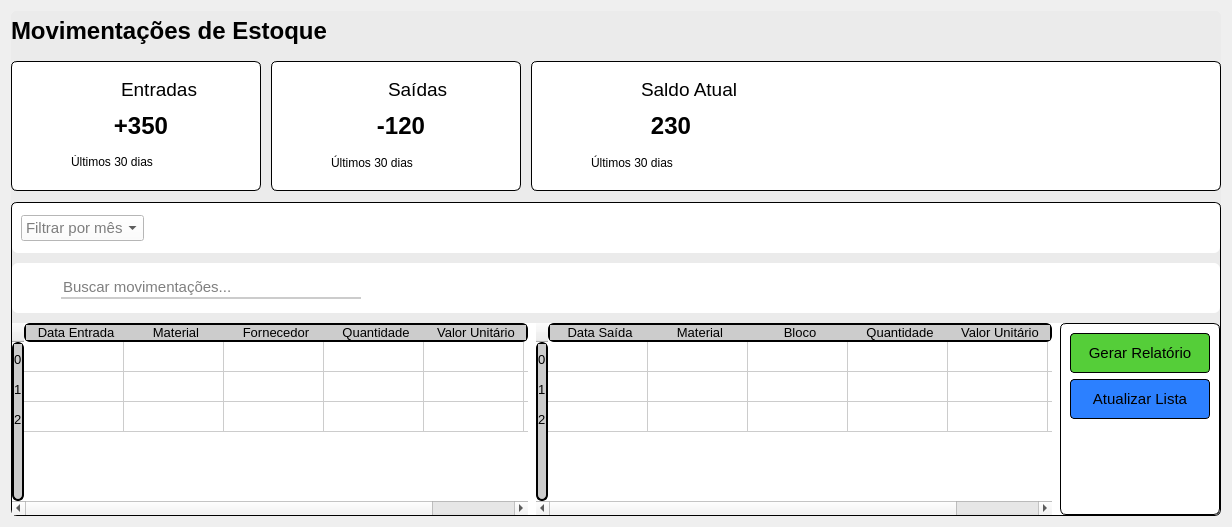
  <widget class="QWidget" name="materials_page">
   <property name="styleSheet">
    <string notr="true">#materials_page {
	background-color: rgb(235, 235, 235);
}
QFrame {
	background-color: rgb(255, 255, 255);
	border-radius: 6px;
	border: 1px solid black;	
}
#frame_11 {
	background-color: rgb(235, 235, 235);
	border: none;
}
#frame_19 {
	background-color: rgb(235, 235, 235);
}
#frame_15 {
	border: none;
}
#frame_16 {
	border: none;
}
#frame_17 {
	border: none;
}
QLabel {
	background-color: rgb(255, 255, 255);
	color: rgb(0, 0, 0);
	border: none;
}
#label_2 {
	background-color: rgb(235, 235, 235);
}
#label_4 {	
	background-color: rgb(255, 255, 255);
}
QComboBox {
	background-color: rgb(255, 255, 255);
	color: rgb(0, 0, 0);
}
QComboBox QAbstractItemView {
    background-color: rgb(50, 50, 50); /* Dark gray background */
    color: rgb(255, 255, 255);        /* White text color */
    selection-background-color: rgb(0, 120, 215); /* Color when an item is highlighted */
    selection-color: rgb(255, 255, 255);          /* Text color when highlighted */
}
QTableWidget {
	border: none;
	background-color: rgb(255, 255, 255);
	gridline-color: #cccccc;
	color: rgb(0, 0, 0);
}
QHeaderView {
	border: none;
	background-color: #cccccc;
	color: rgb(0, 0, 0);
	border: 2px solid black;
}
QHeaderView::section {
	border: none;
	background-color: #cccccc;
	color: rgb(0, 0, 0);
	font: 13px;
}
#txt_filtrar_mat_ent_sai {
	background-color: rgb(255, 255, 255);
	color: rgb(0, 0, 0);
	border: none;
	border-bottom: 2px solid #cccccc;
}
#txt_filtrar_mat_ent_sai:focus {
	border-bottom: 2px solid grey;
}
#btn_gerar_relatorio_ent_sai {
	background-color: rgb(85, 206, 57);
	border: 1px solid black;
	border-radius: 4px;
	color: rgb(0, 0, 0);
}
#btn_gerar_relatorio_ent_sai:hover {
	background-color: rgb(67, 159, 44);
}
#btn_atualizar_lista_materiais {
	background-color: rgb(44, 128, 255);
	border: 1px solid black;
	border-radius: 4px;
	color: rgb(0, 0, 0);
}
#btn_atualizar_lista_materiais:hover {
	background-color: rgb(30, 90, 147);
}

























</string>
   </property>
   <layout class="QHBoxLayout" name="horizontalLayout_10">
    <item>
     <widget class="QFrame" name="frame_11">
      <property name="frameShape">
       <enum>QFrame::Shape::StyledPanel</enum>
      </property>
      <property name="frameShadow">
       <enum>QFrame::Shadow::Raised</enum>
      </property>
      <layout class="QGridLayout" name="gridLayout_9">
       <property name="leftMargin">
        <number>0</number>
       </property>
       <property name="topMargin">
        <number>0</number>
       </property>
       <property name="rightMargin">
        <number>0</number>
       </property>
       <property name="bottomMargin">
        <number>0</number>
       </property>
       <property name="horizontalSpacing">
        <number>10</number>
       </property>
       <item row="4" column="0" colspan="3">
        <widget class="QFrame" name="frame_19">
         <property name="frameShape">
          <enum>QFrame::Shape::StyledPanel</enum>
         </property>
         <property name="frameShadow">
          <enum>QFrame::Shadow::Raised</enum>
         </property>
         <layout class="QVBoxLayout" name="verticalLayout_24">
          <property name="spacing">
           <number>10</number>
          </property>
          <property name="leftMargin">
           <number>0</number>
          </property>
          <property name="topMargin">
           <number>0</number>
          </property>
          <property name="rightMargin">
           <number>0</number>
          </property>
          <property name="bottomMargin">
           <number>0</number>
          </property>
          <item>
           <widget class="QFrame" name="frame_15">
            <property name="minimumSize">
             <size>
              <width>0</width>
              <height>50</height>
             </size>
            </property>
            <property name="maximumSize">
             <size>
              <width>16777215</width>
              <height>50</height>
             </size>
            </property>
            <property name="frameShape">
             <enum>QFrame::Shape::StyledPanel</enum>
            </property>
            <property name="frameShadow">
             <enum>QFrame::Shadow::Raised</enum>
            </property>
            <layout class="QHBoxLayout" name="horizontalLayout_8">
             <item>
              <widget class="QComboBox" name="cbox_filtrar_mes">
               <property name="font">
                <font>
                 <pointsize>11</pointsize>
                </font>
               </property>
               <property name="cursor">
                <cursorShape>PointingHandCursor</cursorShape>
               </property>
               <property name="currentText">
                <string/>
               </property>
               <property name="placeholderText">
                <string>Filtrar por mês</string>
               </property>
               <item>
                <property name="text">
                 <string>Filtrar por mês</string>
                </property>
               </item>
               <item>
                <property name="text">
                 <string>Janeiro</string>
                </property>
               </item>
               <item>
                <property name="text">
                 <string>Fevereiro</string>
                </property>
               </item>
               <item>
                <property name="text">
                 <string>Março</string>
                </property>
               </item>
               <item>
                <property name="text">
                 <string>Abril</string>
                </property>
               </item>
               <item>
                <property name="text">
                 <string>Maio</string>
                </property>
               </item>
               <item>
                <property name="text">
                 <string>Junho</string>
                </property>
               </item>
               <item>
                <property name="text">
                 <string>Julho</string>
                </property>
               </item>
               <item>
                <property name="text">
                 <string>Agosto</string>
                </property>
               </item>
               <item>
                <property name="text">
                 <string>Setembro</string>
                </property>
               </item>
               <item>
                <property name="text">
                 <string>Outubro</string>
                </property>
               </item>
               <item>
                <property name="text">
                 <string>Novembro</string>
                </property>
               </item>
               <item>
                <property name="text">
                 <string>Dezembro
</string>
                </property>
               </item>
              </widget>
             </item>
             <item>
              <spacer name="horizontalSpacer_10">
               <property name="orientation">
                <enum>Qt::Orientation::Horizontal</enum>
               </property>
               <property name="sizeHint" stdset="0">
                <size>
                 <width>40</width>
                 <height>20</height>
                </size>
               </property>
              </spacer>
             </item>
            </layout>
           </widget>
          </item>
          <item>
           <widget class="QFrame" name="frame_17">
            <property name="minimumSize">
             <size>
              <width>0</width>
              <height>50</height>
             </size>
            </property>
            <property name="maximumSize">
             <size>
              <width>16777215</width>
              <height>50</height>
             </size>
            </property>
            <property name="frameShape">
             <enum>QFrame::Shape::StyledPanel</enum>
            </property>
            <property name="frameShadow">
             <enum>QFrame::Shadow::Raised</enum>
            </property>
            <layout class="QHBoxLayout" name="horizontalLayout_11">
             <item>
              <layout class="QHBoxLayout" name="horizontalLayout_9">
               <property name="spacing">
                <number>10</number>
               </property>
               <item>
                <widget class="QLabel" name="label_4">
                 <property name="minimumSize">
                  <size>
                   <width>30</width>
                   <height>0</height>
                  </size>
                 </property>
                 <property name="maximumSize">
                  <size>
                   <width>30</width>
                   <height>16777215</height>
                  </size>
                 </property>
                 <property name="text">
                  <string>&lt;html&gt;&lt;head/&gt;&lt;body&gt;&lt;p&gt;&lt;img src=&quot;:/icons/icons/icon_search.png&quot;/&gt;&lt;/p&gt;&lt;/body&gt;&lt;/html&gt;</string>
                 </property>
                </widget>
               </item>
               <item>
                <widget class="QLineEdit" name="txt_filtrar_mat_ent_sai">
                 <property name="minimumSize">
                  <size>
                   <width>300</width>
                   <height>0</height>
                  </size>
                 </property>
                 <property name="maximumSize">
                  <size>
                   <width>300</width>
                   <height>16777215</height>
                  </size>
                 </property>
                 <property name="font">
                  <font>
                   <pointsize>11</pointsize>
                  </font>
                 </property>
                 <property name="placeholderText">
                  <string>Buscar movimentações...</string>
                 </property>
                </widget>
               </item>
              </layout>
             </item>
             <item>
              <spacer name="horizontalSpacer_9">
               <property name="orientation">
                <enum>Qt::Orientation::Horizontal</enum>
               </property>
               <property name="sizeType">
                <enum>QSizePolicy::Policy::Maximum</enum>
               </property>
               <property name="sizeHint" stdset="0">
                <size>
                 <width>850</width>
                 <height>20</height>
                </size>
               </property>
              </spacer>
             </item>
            </layout>
           </widget>
          </item>
          <item>
           <widget class="QFrame" name="frame_16">
            <property name="frameShape">
             <enum>QFrame::Shape::StyledPanel</enum>
            </property>
            <property name="frameShadow">
             <enum>QFrame::Shadow::Raised</enum>
            </property>
            <layout class="QHBoxLayout" name="horizontalLayout_7">
             <property name="spacing">
              <number>8</number>
             </property>
             <property name="leftMargin">
              <number>0</number>
             </property>
             <property name="topMargin">
              <number>0</number>
             </property>
             <property name="rightMargin">
              <number>0</number>
             </property>
             <property name="bottomMargin">
              <number>0</number>
             </property>
             <item>
              <widget class="QTableWidget" name="ent_table_widget">
               <property name="minimumSize">
                <size>
                 <width>0</width>
                 <height>0</height>
                </size>
               </property>
               <property name="font">
                <font>
                 <pointsize>11</pointsize>
                </font>
               </property>
               <property name="editTriggers">
                <set>QAbstractItemView::EditTrigger::NoEditTriggers</set>
               </property>
               <row>
                <property name="text">
                 <string>0</string>
                </property>
               </row>
               <row>
                <property name="text">
                 <string>1</string>
                </property>
               </row>
               <row>
                <property name="text">
                 <string>2</string>
                </property>
               </row>
               <column>
                <property name="text">
                 <string>Data Entrada</string>
                </property>
               </column>
               <column>
                <property name="text">
                 <string>Material</string>
                </property>
               </column>
               <column>
                <property name="text">
                 <string>Fornecedor</string>
                </property>
               </column>
               <column>
                <property name="text">
                 <string>Quantidade</string>
                </property>
               </column>
               <column>
                <property name="text">
                 <string>Valor Unitário</string>
                </property>
               </column>
               <column>
                <property name="text">
                 <string>Preço Total</string>
                </property>
               </column>
              </widget>
             </item>
             <item>
              <widget class="QTableWidget" name="saida_table_widget">
               <property name="font">
                <font>
                 <pointsize>11</pointsize>
                </font>
               </property>
               <property name="editTriggers">
                <set>QAbstractItemView::EditTrigger::NoEditTriggers</set>
               </property>
               <row>
                <property name="text">
                 <string>0</string>
                </property>
               </row>
               <row>
                <property name="text">
                 <string>1</string>
                </property>
               </row>
               <row>
                <property name="text">
                 <string>2</string>
                </property>
               </row>
               <column>
                <property name="text">
                 <string>Data Saída</string>
                </property>
               </column>
               <column>
                <property name="text">
                 <string>Material</string>
                </property>
               </column>
               <column>
                <property name="text">
                 <string>Bloco</string>
                </property>
               </column>
               <column>
                <property name="text">
                 <string>Quantidade</string>
                </property>
               </column>
               <column>
                <property name="text">
                 <string>Valor Unitário</string>
                </property>
               </column>
               <column>
                <property name="text">
                 <string>Preço Total</string>
                </property>
               </column>
              </widget>
             </item>
             <item>
              <widget class="QFrame" name="frame_18">
               <property name="frameShape">
                <enum>QFrame::Shape::StyledPanel</enum>
               </property>
               <property name="frameShadow">
                <enum>QFrame::Shadow::Raised</enum>
               </property>
               <layout class="QVBoxLayout" name="verticalLayout_25">
                <item>
                 <widget class="QPushButton" name="btn_gerar_relatorio_ent_sai">
                  <property name="minimumSize">
                   <size>
                    <width>140</width>
                    <height>40</height>
                   </size>
                  </property>
                  <property name="maximumSize">
                   <size>
                    <width>140</width>
                    <height>16777215</height>
                   </size>
                  </property>
                  <property name="font">
                   <font>
                    <pointsize>11</pointsize>
                   </font>
                  </property>
                  <property name="cursor">
                   <cursorShape>PointingHandCursor</cursorShape>
                  </property>
                  <property name="text">
                   <string>Gerar Relatório</string>
                  </property>
                 </widget>
                </item>
                <item>
                 <widget class="QPushButton" name="btn_atualizar_lista_materiais">
                  <property name="minimumSize">
                   <size>
                    <width>140</width>
                    <height>40</height>
                   </size>
                  </property>
                  <property name="maximumSize">
                   <size>
                    <width>140</width>
                    <height>16777215</height>
                   </size>
                  </property>
                  <property name="font">
                   <font>
                    <pointsize>11</pointsize>
                   </font>
                  </property>
                  <property name="cursor">
                   <cursorShape>PointingHandCursor</cursorShape>
                  </property>
                  <property name="text">
                   <string>Atualizar Lista</string>
                  </property>
                 </widget>
                </item>
                <item>
                 <spacer name="verticalSpacer_14">
                  <property name="orientation">
                   <enum>Qt::Orientation::Vertical</enum>
                  </property>
                  <property name="sizeHint" stdset="0">
                   <size>
                    <width>20</width>
                    <height>40</height>
                   </size>
                  </property>
                 </spacer>
                </item>
               </layout>
              </widget>
             </item>
            </layout>
           </widget>
          </item>
         </layout>
        </widget>
       </item>
       <item row="2" column="0">
        <widget class="QFrame" name="frame_12">
         <property name="minimumSize">
          <size>
           <width>250</width>
           <height>130</height>
          </size>
         </property>
         <property name="maximumSize">
          <size>
           <width>250</width>
           <height>130</height>
          </size>
         </property>
         <property name="frameShape">
          <enum>QFrame::Shape::StyledPanel</enum>
         </property>
         <property name="frameShadow">
          <enum>QFrame::Shadow::Raised</enum>
         </property>
         <layout class="QVBoxLayout" name="verticalLayout_29">
          <item>
           <layout class="QVBoxLayout" name="verticalLayout_28">
            <property name="spacing">
             <number>0</number>
            </property>
            <property name="leftMargin">
             <number>10</number>
            </property>
            <item>
             <layout class="QHBoxLayout" name="horizontalLayout_12">
              <property name="spacing">
               <number>10</number>
              </property>
              <property name="leftMargin">
               <number>50</number>
              </property>
              <item>
               <widget class="QLabel" name="label_26">
                <property name="minimumSize">
                 <size>
                  <width>30</width>
                  <height>0</height>
                 </size>
                </property>
                <property name="maximumSize">
                 <size>
                  <width>30</width>
                  <height>16777215</height>
                 </size>
                </property>
                <property name="text">
                 <string>&lt;html&gt;&lt;head/&gt;&lt;body&gt;&lt;p&gt;&lt;img src=&quot;:/icons/icons/icon_arrow.png&quot;/&gt;&lt;/p&gt;&lt;/body&gt;&lt;/html&gt;</string>
                </property>
               </widget>
              </item>
              <item>
               <widget class="QLabel" name="label_17">
                <property name="text">
                 <string>&lt;html&gt;&lt;head/&gt;&lt;body&gt;&lt;p&gt;&lt;span style=&quot; font-size:14pt;&quot;&gt;Entradas&lt;/span&gt;&lt;/p&gt;&lt;/body&gt;&lt;/html&gt;</string>
                </property>
               </widget>
              </item>
             </layout>
            </item>
            <item>
             <widget class="QLabel" name="entrada_label">
              <property name="text">
               <string>&lt;html&gt;&lt;head/&gt;&lt;body&gt;&lt;p align=&quot;center&quot;&gt;&lt;span style=&quot; font-size:18pt; font-weight:700;&quot;&gt;+350&lt;/span&gt;&lt;/p&gt;&lt;/body&gt;&lt;/html&gt;</string>
              </property>
             </widget>
            </item>
            <item>
             <layout class="QHBoxLayout" name="horizontalLayout_15">
              <property name="spacing">
               <number>10</number>
              </property>
              <item>
               <widget class="QLabel" name="label_18">
                <property name="minimumSize">
                 <size>
                  <width>30</width>
                  <height>0</height>
                 </size>
                </property>
                <property name="maximumSize">
                 <size>
                  <width>30</width>
                  <height>16777215</height>
                 </size>
                </property>
                <property name="text">
                 <string>&lt;html&gt;&lt;head/&gt;&lt;body&gt;&lt;p&gt;&lt;img src=&quot;:/icons/icons/icon_days.svg&quot;/&gt;&lt;/p&gt;&lt;/body&gt;&lt;/html&gt;</string>
                </property>
               </widget>
              </item>
              <item>
               <widget class="QLabel" name="label_29">
                <property name="text">
                 <string>&lt;html&gt;&lt;head/&gt;&lt;body&gt;&lt;p&gt;Últimos 30 dias&lt;/p&gt;&lt;/body&gt;&lt;/html&gt;</string>
                </property>
               </widget>
              </item>
             </layout>
            </item>
           </layout>
          </item>
         </layout>
        </widget>
       </item>
       <item row="2" column="2">
        <widget class="QFrame" name="frame_14">
         <property name="minimumSize">
          <size>
           <width>250</width>
           <height>130</height>
          </size>
         </property>
         <property name="maximumSize">
          <size>
           <width>16777215</width>
           <height>130</height>
          </size>
         </property>
         <property name="frameShape">
          <enum>QFrame::Shape::StyledPanel</enum>
         </property>
         <property name="frameShadow">
          <enum>QFrame::Shadow::Raised</enum>
         </property>
         <layout class="QHBoxLayout" name="horizontalLayout_18">
          <item>
           <layout class="QVBoxLayout" name="verticalLayout_26">
            <property name="spacing">
             <number>0</number>
            </property>
            <property name="leftMargin">
             <number>10</number>
            </property>
            <item>
             <layout class="QHBoxLayout" name="horizontalLayout_14">
              <property name="spacing">
               <number>15</number>
              </property>
              <property name="leftMargin">
               <number>45</number>
              </property>
              <item>
               <widget class="QLabel" name="label_23">
                <property name="minimumSize">
                 <size>
                  <width>30</width>
                  <height>0</height>
                 </size>
                </property>
                <property name="maximumSize">
                 <size>
                  <width>30</width>
                  <height>16777215</height>
                 </size>
                </property>
                <property name="text">
                 <string>&lt;html&gt;&lt;head/&gt;&lt;body&gt;&lt;p&gt;&lt;img src=&quot;:/icons/icons/icon_stock.png&quot;/&gt;&lt;/p&gt;&lt;/body&gt;&lt;/html&gt;</string>
                </property>
               </widget>
              </item>
              <item>
               <widget class="QLabel" name="label_28">
                <property name="text">
                 <string>&lt;html&gt;&lt;head/&gt;&lt;body&gt;&lt;p&gt;&lt;span style=&quot; font-size:14pt;&quot;&gt;Saldo Atual&lt;/span&gt;&lt;/p&gt;&lt;/body&gt;&lt;/html&gt;</string>
                </property>
               </widget>
              </item>
             </layout>
            </item>
            <item>
             <widget class="QLabel" name="saldo_atual_label">
              <property name="text">
               <string>&lt;html&gt;&lt;head/&gt;&lt;body&gt;&lt;p align=&quot;center&quot;&gt;&lt;span style=&quot; font-size:18pt; font-weight:700;&quot;&gt;230&lt;/span&gt;&lt;/p&gt;&lt;/body&gt;&lt;/html&gt;</string>
              </property>
             </widget>
            </item>
            <item>
             <layout class="QHBoxLayout" name="horizontalLayout_17">
              <property name="spacing">
               <number>10</number>
              </property>
              <item>
               <widget class="QLabel" name="label_25">
                <property name="minimumSize">
                 <size>
                  <width>30</width>
                  <height>0</height>
                 </size>
                </property>
                <property name="maximumSize">
                 <size>
                  <width>30</width>
                  <height>16777215</height>
                 </size>
                </property>
                <property name="text">
                 <string>&lt;html&gt;&lt;head/&gt;&lt;body&gt;&lt;p&gt;&lt;img src=&quot;:/icons/icons/icon_days.svg&quot;/&gt;&lt;/p&gt;&lt;/body&gt;&lt;/html&gt;</string>
                </property>
               </widget>
              </item>
              <item>
               <widget class="QLabel" name="label_31">
                <property name="text">
                 <string>Últimos 30 dias</string>
                </property>
               </widget>
              </item>
             </layout>
            </item>
           </layout>
          </item>
          <item>
           <spacer name="horizontalSpacer_13">
            <property name="orientation">
             <enum>Qt::Orientation::Horizontal</enum>
            </property>
            <property name="sizeType">
             <enum>QSizePolicy::Policy::Maximum</enum>
            </property>
            <property name="sizeHint" stdset="0">
             <size>
              <width>420</width>
              <height>20</height>
             </size>
            </property>
           </spacer>
          </item>
         </layout>
        </widget>
       </item>
       <item row="1" column="0">
        <spacer name="verticalSpacer_17">
         <property name="orientation">
          <enum>Qt::Orientation::Vertical</enum>
         </property>
         <property name="sizeType">
          <enum>QSizePolicy::Policy::Maximum</enum>
         </property>
         <property name="sizeHint" stdset="0">
          <size>
           <width>20</width>
           <height>4</height>
          </size>
         </property>
        </spacer>
       </item>
       <item row="0" column="0" colspan="3">
        <widget class="QLabel" name="label_2">
         <property name="minimumSize">
          <size>
           <width>0</width>
           <height>40</height>
          </size>
         </property>
         <property name="maximumSize">
          <size>
           <width>16777215</width>
           <height>40</height>
          </size>
         </property>
         <property name="text">
          <string>&lt;html&gt;&lt;head/&gt;&lt;body&gt;&lt;p&gt;&lt;span style=&quot; font-size:18pt; font-weight:700;&quot;&gt;Movimentações de Estoque&lt;/span&gt;&lt;/p&gt;&lt;/body&gt;&lt;/html&gt;</string>
         </property>
        </widget>
       </item>
       <item row="3" column="1">
        <spacer name="verticalSpacer_16">
         <property name="orientation">
          <enum>Qt::Orientation::Vertical</enum>
         </property>
         <property name="sizeType">
          <enum>QSizePolicy::Policy::Maximum</enum>
         </property>
         <property name="sizeHint" stdset="0">
          <size>
           <width>20</width>
           <height>5</height>
          </size>
         </property>
        </spacer>
       </item>
       <item row="2" column="1">
        <widget class="QFrame" name="frame_13">
         <property name="minimumSize">
          <size>
           <width>250</width>
           <height>130</height>
          </size>
         </property>
         <property name="maximumSize">
          <size>
           <width>250</width>
           <height>130</height>
          </size>
         </property>
         <property name="frameShape">
          <enum>QFrame::Shape::StyledPanel</enum>
         </property>
         <property name="frameShadow">
          <enum>QFrame::Shadow::Raised</enum>
         </property>
         <layout class="QVBoxLayout" name="verticalLayout_30">
          <item>
           <layout class="QVBoxLayout" name="verticalLayout_27">
            <property name="spacing">
             <number>0</number>
            </property>
            <property name="leftMargin">
             <number>10</number>
            </property>
            <item>
             <layout class="QHBoxLayout" name="horizontalLayout_13">
              <property name="spacing">
               <number>10</number>
              </property>
              <property name="leftMargin">
               <number>57</number>
              </property>
              <item>
               <widget class="QLabel" name="label_20">
                <property name="minimumSize">
                 <size>
                  <width>30</width>
                  <height>0</height>
                 </size>
                </property>
                <property name="maximumSize">
                 <size>
                  <width>30</width>
                  <height>16777215</height>
                 </size>
                </property>
                <property name="text">
                 <string>&lt;html&gt;&lt;head/&gt;&lt;body&gt;&lt;p&gt;&lt;img src=&quot;:/icons/icons/icon_down.png&quot;/&gt;&lt;/p&gt;&lt;/body&gt;&lt;/html&gt;</string>
                </property>
               </widget>
              </item>
              <item>
               <widget class="QLabel" name="label_27">
                <property name="text">
                 <string>&lt;html&gt;&lt;head/&gt;&lt;body&gt;&lt;p&gt;&lt;span style=&quot; font-size:14pt;&quot;&gt;Saídas&lt;/span&gt;&lt;/p&gt;&lt;/body&gt;&lt;/html&gt;</string>
                </property>
               </widget>
              </item>
             </layout>
            </item>
            <item>
             <widget class="QLabel" name="saida_label">
              <property name="text">
               <string>&lt;html&gt;&lt;head/&gt;&lt;body&gt;&lt;p align=&quot;center&quot;&gt;&lt;span style=&quot; font-size:18pt; font-weight:700;&quot;&gt;-120&lt;/span&gt;&lt;/p&gt;&lt;/body&gt;&lt;/html&gt;</string>
              </property>
             </widget>
            </item>
            <item>
             <layout class="QHBoxLayout" name="horizontalLayout_16">
              <property name="spacing">
               <number>10</number>
              </property>
              <item>
               <widget class="QLabel" name="label_22">
                <property name="minimumSize">
                 <size>
                  <width>30</width>
                  <height>0</height>
                 </size>
                </property>
                <property name="maximumSize">
                 <size>
                  <width>30</width>
                  <height>16777215</height>
                 </size>
                </property>
                <property name="text">
                 <string>&lt;html&gt;&lt;head/&gt;&lt;body&gt;&lt;p&gt;&lt;img src=&quot;:/icons/icons/icon_days.svg&quot;/&gt;&lt;/p&gt;&lt;/body&gt;&lt;/html&gt;</string>
                </property>
               </widget>
              </item>
              <item>
               <widget class="QLabel" name="label_30">
                <property name="text">
                 <string>Últimos 30 dias</string>
                </property>
               </widget>
              </item>
             </layout>
            </item>
           </layout>
          </item>
         </layout>
        </widget>
       </item>
      </layout>
     </widget>
    </item>
   </layout>
  </widget>
